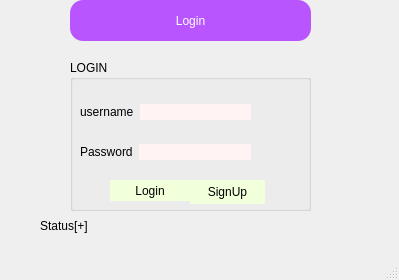
<?xml version="1.0" encoding="UTF-8"?>
<ui version="4.0">
 <class>Login</class>
 <widget class="QMainWindow" name="Login">
  <property name="geometry">
   <rect>
    <x>0</x>
    <y>0</y>
    <width>399</width>
    <height>280</height>
   </rect>
  </property>
  <property name="windowTitle">
   <string>Login</string>
  </property>
  <property name="styleSheet">
   <string notr="true">QPushButton{
background-color: rgb(242, 255, 219);

font: 350 9pt &quot;Segoe UI Variable Text Semiligh&quot;;

border-radius:20%;
border:2px;
font: 12pt &quot;Segoe UI&quot;;
}
QPushButton:hover{
        background-color: rgb(255, 231, 212)
}
</string>
  </property>
  <widget class="QWidget" name="centralwidget">
   <widget class="QLabel" name="status">
    <property name="geometry">
     <rect>
      <x>40</x>
      <y>210</y>
      <width>241</width>
      <height>31</height>
     </rect>
    </property>
    <property name="text">
     <string>Status[+]</string>
    </property>
   </widget>
   <widget class="QGroupBox" name="groupBox">
    <property name="geometry">
     <rect>
      <x>70</x>
      <y>60</y>
      <width>241</width>
      <height>151</height>
     </rect>
    </property>
    <property name="title">
     <string>LOGIN</string>
    </property>
    <widget class="QPushButton" name="pushButton">
     <property name="geometry">
      <rect>
       <x>40</x>
       <y>120</y>
       <width>80</width>
       <height>21</height>
      </rect>
     </property>
     <property name="text">
      <string>Login</string>
     </property>
    </widget>
    <widget class="QWidget" name="layoutWidget">
     <property name="geometry">
      <rect>
       <x>10</x>
       <y>40</y>
       <width>171</width>
       <height>24</height>
      </rect>
     </property>
     <layout class="QHBoxLayout" name="horizontalLayout">
      <item>
       <widget class="QLabel" name="label_2">
        <property name="text">
         <string>username</string>
        </property>
       </widget>
      </item>
      <item>
       <widget class="QLineEdit" name="lineEdit_username">
        <property name="styleSheet">
         <string notr="true">background-color: rgb(255, 244, 243);
border-radius:18%;</string>
        </property>
       </widget>
      </item>
     </layout>
    </widget>
    <widget class="QWidget" name="layoutWidget">
     <property name="geometry">
      <rect>
       <x>10</x>
       <y>80</y>
       <width>171</width>
       <height>24</height>
      </rect>
     </property>
     <layout class="QHBoxLayout" name="horizontalLayout_2">
      <item>
       <widget class="QLabel" name="label_3">
        <property name="text">
         <string>Password</string>
        </property>
       </widget>
      </item>
      <item>
       <widget class="QLineEdit" name="lineEdit_password">
        <property name="styleSheet">
         <string notr="true">background-color: rgb(255, 244, 243);
border-radius:18%;</string>
        </property>
        <property name="echoMode">
         <enum>QLineEdit::Password</enum>
        </property>
       </widget>
      </item>
     </layout>
    </widget>
    <widget class="QPushButton" name="pushButton_2">
     <property name="geometry">
      <rect>
       <x>120</x>
       <y>120</y>
       <width>75</width>
       <height>24</height>
      </rect>
     </property>
     <property name="text">
      <string>SignUp</string>
     </property>
    </widget>
   </widget>
   <widget class="QLabel" name="label_6">
    <property name="geometry">
     <rect>
      <x>70</x>
      <y>0</y>
      <width>241</width>
      <height>41</height>
     </rect>
    </property>
    <property name="styleSheet">
     <string notr="true">font: 20pt &quot;Arial&quot;;
color:white;
background-color:rgb(184, 85, 255);
border-radius:13%;</string>
    </property>
    <property name="text">
     <string>Login</string>
    </property>
    <property name="alignment">
     <set>Qt::AlignCenter</set>
    </property>
   </widget>
  </widget>
  <widget class="QStatusBar" name="statusbar"/>
 </widget>
 <resources/>
 <connections/>
</ui>
